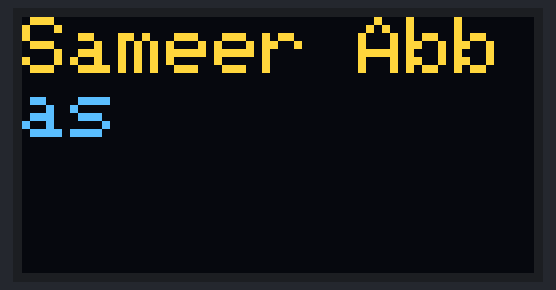
Simulated run of this program. Board: ESP32. Shown: 128×64 one-colour display. The OLED is the two-colour kind (top 16 rows yellow); what the program prints to the serial monitor is not drawn.

Above: at 0.1 s.

The program:

main.cpp
```cpp
#include <Arduino.h>
#include <Wire.h>
#include <Adafruit_GFX.h>
#include <Adafruit_SSD1306.h>

#define SCREEN_WIDTH 128
#define SCREEN_HEIGHT 64

#define OLED_SDA 21
#define OLED_SCL 22
#define OLED_ADDR 0x3C

Adafruit_SSD1306 display(
    SCREEN_WIDTH,
    SCREEN_HEIGHT,
    &Wire,
    -1
);

void setup() {
    Serial.begin(115200);

    Wire.begin(OLED_SDA, OLED_SCL);

    if (!display.begin(SSD1306_SWITCHCAPVCC, OLED_ADDR)) {
        Serial.println("OLED initialization failed!");
        while (true) {
            delay(100);
        }
    }

    display.clearDisplay();
    display.setTextSize(2);
    display.setTextColor(SSD1306_WHITE);

    display.setCursor(0, 0);
    display.println("Sameer Abbas ");


    display.display();

    Serial.println("OLED initialized successfully.");
}

void loop() {
    // Add your application code here.
}
```
